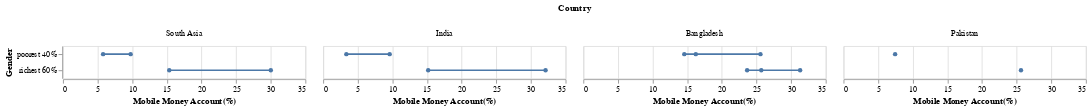

The cell this chart's notebook holds for it:
### Code cell
def mobile_income_gaps(df):
    income_df = df.filter(pl.col('group') == 'income')
    mobile_income_gap = alt.Chart(income_df).mark_line(point = True).encode(
        y = alt.Y('group2:N', title = 'Gender'),
        x = alt.X('mobileaccount_t_d:Q',title = 'Mobile Money Account(%)'),
        column = alt.Column('countrynewwb', title = 'Country', sort = south_asia_countries)
        
    )
    return mobile_income_gap

mobile_income_gaps(filter_south_asia(process_data(), True))

### Figure 1 — Vega-Lite specification as saved in the notebook (floating-point values rounded to 4 significant figures)
{"config": {"view": {"continuousWidth": 300, "continuousHeight": 300}}, "data": {"name": "data-de083beb7942fbc8d8c413e5db2d7247"}, "mark": {"type": "line", "point": true}, "encoding": {"column": {"field": "countrynewwb", "sort": ["South Asia", "India", "Bangladesh", "Pakistan"], "title": "Country", "type": "nominal"}, "x": {"field": "mobileaccount_t_d", "title": "Mobile Money Account(%)", "type": "quantitative"}, "y": {"field": "group2", "title": "Gender", "type": "nominal"}}, "$schema": "https://vega.github.io/schema/vega-lite/v5.20.1.json", "datasets": {"data-de083beb7942fbc8d8c413e5db2d7247": [{"countrynewwb": "Bangladesh", "codewb": "BGD", "year": 2011, "pop_adult": "100376575", "regionwb24_hi": "South Asia (excluding high income)", "incomegroupwb24": "Lower middle income", "group": "income", "group2": "richest 60%", "account_t_d": 40.18, "fiaccount_t_d": 40.18, "mobileaccount_t_d": null, "fin11a": null, "fin11b": null, "fin11c": null, "fin11f": null, "fin11d": null, "fin11e": null, "fin14a": null, "fin14b": null, "fin14c": null, "fin14d": null, "fin26a": null, "fin26b": null, "fin27a": null, "g20_made": null, "fin17f": null, "fin17a_17a1_d": 18.23, "fin17a": 18.23, "fin17b": null, "fin17c": null, "fin24aSD_ND": null}, {"countrynewwb": "Bangladesh", "codewb": "BGD", "year": 2011, "pop_adult": "100376575", "regionwb24_hi": "South Asia (excluding high income)", "incomegroupwb24": "Lower middle income", "group": "income", "group2": "poorest 40%", "account_t_d": 19.06, "fiaccount_t_d": 19.06, "mobileaccount_t_d": null, "fin11a": null, "fin11b": null, "fin11c": null, "fin11f": null, "fin11d": null, "fin11e": null, "fin14a": null, "fin14b": null, "fin14c": null, "fin14d": null, "fin26a": null, "fin26b": null, "fin27a": null, "g20_made": null, "fin17f": null, "fin17a_17a1_d": 14.24, "fin17a": 14.24, "fin17b": null, "fin17c": null, "fin24aSD_ND": null}, {"countrynewwb": "India", "codewb": "IND", "year": 2011, "pop_adult": "853745004", "regionwb24_hi": "South Asia (excluding high income)", "incomegroupwb24": "Lower middle income", "group": "income", "group2": "richest 60%", "account_t_d": 40.73, "fiaccount_t_d": 40.73, "mobileaccount_t_d": null, "fin11a": null, "fin11b": null, "fin11c": null, "fin11f": null, "fin11d": null, "fin11e": null, "fin14a": null, "fin14b": null, "fin14c": null, "fin14d": null, "fin26a": null, "fin26b": null, "fin27a": null, "g20_made": null, "fin17f": null, "fin17a_17a1_d": 12.4, "fin17a": 12.4, "fin17b": null, "fin17c": null, "fin24aSD_ND": null}, {"countrynewwb": "India", "codewb": "IND", "year": 2011, "pop_adult": "853745004", "regionwb24_hi": "South Asia (excluding high income)", "incomegroupwb24": "Lower middle income", "group": "income", "group2": "poorest 40%", "account_t_d": 26.97, "fiaccount_t_d": 26.97, "mobileaccount_t_d": null, "fin11a": null, "fin11b": null, "fin11c": null, "fin11f": null, "fin11d": null, "fin11e": null, "fin14a": null, "fin14b": null, "fin14c": null, "fin14d": null, "fin26a": null, "fin26b": null, "fin27a": null, "g20_made": null, "fin17f": null, "fin17a_17a1_d": 10.41, "fin17a": 10.41, "fin17b": null, "fin17c": null, "fin24aSD_ND": null}, {"countrynewwb": "Pakistan", "codewb": "PAK", "year": 2011, "pop_adult": "120857470", "regionwb24_hi": "South Asia (excluding high income)", "incomegroupwb24": "Lower middle income", "group": "income", "group2": "richest 60%", "account_t_d": 13.94, "fiaccount_t_d": 13.94, "mobileaccount_t_d": null, "fin11a": null, "fin11b": null, "fin11c": null, "fin11f": null, "fin11d": null, "fin11e": null, "fin14a": null, "fin14b": null, "fin14c": null, "fin14d": null, "fin26a": null, "fin26b": null, "fin27a": null, "g20_made": null, "fin17f": null, "fin17a_17a1_d": null, "fin17a": null, "fin17b": null, "fin17c": null, "fin24aSD_ND": null}, {"countrynewwb": "Pakistan", "codewb": "PAK", "year": 2011, "pop_adult": "120857470", "regionwb24_hi": "South Asia (excluding high income)", "incomegroupwb24": "Lower middle income", "group": "income", "group2": "poorest 40%", "account_t_d": 4.808, "fiaccount_t_d": 4.808, "mobileaccount_t_d": null, "fin11a": null, "fin11b": null, "fin11c": null, "fin11f": null, "fin11d": null, "fin11e": null, "fin14a": null, "fin14b": null, "fin14c": null, "fin14d": null, "fin26a": null, "fin26b": null, "fin27a": null, "g20_made": null, "fin17f": null, "fin17a_17a1_d": null, "fin17a": null, "fin17b": null, "fin17c": null, "fin24aSD_ND": null}, {"countrynewwb": "Bangladesh", "codewb": "BGD", "year": 2014, "pop_adult": "105778630", "regionwb24_hi": "South Asia (excluding high income)", "incomegroupwb24": "Lower middle income", "group": "income", "group2": "richest 60%", "account_t_d": 36.29, "fiaccount_t_d": 34.08, "mobileaccount_t_d": null, "fin11a": null, "fin11b": null, "fin11c": null, "fin11f": null, "fin11d": null, "fin11e": null, "fin14a": null, "fin14b": null, "fin14c": null, "fin14d": null, "fin26a": null, "fin26b": null, "fin27a": null, "g20_made": null, "fin17f": null, "fin17a_17a1_d": null, "fin17a": null, "fin17b": null, "fin17c": null, "fin24aSD_ND": null}, {"countrynewwb": "Bangladesh", "codewb": "BGD", "year": 2014, "pop_adult": "105778630", "regionwb24_hi": "South Asia (excluding high income)", "incomegroupwb24": "Lower middle income", "group": "income", "group2": "poorest 40%", "account_t_d": 23.03, "fiaccount_t_d": 21.72, "mobileaccount_t_d": null, "fin11a": null, "fin11b": null, "fin11c": null, "fin11f": null, "fin11d": null, "fin11e": null, "fin14a": null, "fin14b": null, "fin14c": null, "fin14d": null, "fin26a": null, "fin26b": null, "fin27a": null, "g20_made": null, "fin17f": null, "fin17a_17a1_d": null, "fin17a": null, "fin17b": null, "fin17c": null, "fin24aSD_ND": null}, {"countrynewwb": "India", "codewb": "IND", "year": 2014, "pop_adult": "907853291", "regionwb24_hi": "South Asia (excluding high income)", "incomegroupwb24": "Lower middle income", "group": "income", "group2": "richest 60%", "account_t_d": 59.48, "fiaccount_t_d": 58.93, "mobileaccount_t_d": null, "fin11a": null, "fin11b": null, "fin11c": null, "fin11f": null, "fin11d": null, "fin11e": null, "fin14a": null, "fin14b": null, "fin14c": null, "fin14d": null, "fin26a": null, "fin26b": null, "fin27a": null, "g20_made": 21.76, "fin17f": null, "fin17a_17a1_d": 19.1, "fin17a": 19.1, "fin17b": null, "fin17c": null, "fin24aSD_ND": null}, {"countrynewwb": "India", "codewb": "IND", "year": 2014, "pop_adult": "907853291", "regionwb24_hi": "South Asia (excluding high income)", "incomegroupwb24": "Lower middle income", "group": "income", "group2": "poorest 40%", "account_t_d": 43.61, "fiaccount_t_d": 43.48, "mobileaccount_t_d": null, "fin11a": null, "fin11b": null, "fin11c": null, "fin11f": null, "fin11d": null, "fin11e": null, "fin14a": null, "fin14b": null, "fin14c": null, "fin14d": null, "fin26a": null, "fin26b": null, "fin27a": null, "g20_made": 6.654, "fin17f": null, "fin17a_17a1_d": 7.234, "fin17a": 7.234, "fin17b": null, "fin17c": null, "fin24aSD_ND": null}, {"countrynewwb": "Pakistan", "codewb": "PAK", "year": 2014, "pop_adult": "128875593", "regionwb24_hi": "South Asia (excluding high income)", "incomegroupwb24": "Lower middle income", "group": "income", "group2": "richest 60%", "account_t_d": 15.21, "fiaccount_t_d": null, "mobileaccount_t_d": null, "fin11a": null, "fin11b": null, "fin11c": null, "fin11f": null, "fin11d": null, "fin11e": null, "fin14a": null, "fin14b": null, "fin14c": null, "fin14d": null, "fin26a": null, "fin26b": null, "fin27a": null, "g20_made": null, "fin17f": null, "fin17a_17a1_d": null, "fin17a": null, "fin17b": null, "fin17c": 12.97, "fin24aSD_ND": null}, {"countrynewwb": "Pakistan", "codewb": "PAK", "year": 2014, "pop_adult": "128875593", "regionwb24_hi": "South Asia (excluding high income)", "incomegroupwb24": "Lower middle income", "group": "income", "group2": "poorest 40%", "account_t_d": 9.755, "fiaccount_t_d": null, "mobileaccount_t_d": null, "fin11a": null, "fin11b": null, "fin11c": null, "fin11f": null, "fin11d": null, "fin11e": null, "fin14a": null, "fin14b": null, "fin14c": null, "fin14d": null, "fin26a": null, "fin26b": null, "fin27a": null, "g20_made": null, "fin17f": null, "fin17a_17a1_d": null, "fin17a": null, "fin17b": null, "fin17c": 9.038, "fin24aSD_ND": null}, {"countrynewwb": "Bangladesh", "codewb": "BGD", "year": 2017, "pop_adult": "111658076", "regionwb24_hi": "South Asia (excluding high income)", "incomegroupwb24": "Lower middle income", "group": "income", "group2": "richest 60%", "account_t_d": 56.68, "fiaccount_t_d": 46.12, "mobileaccount_t_d": 25.69, "fin11a": null, "fin11b": null, "fin11c": null, "fin11f": null, "fin11d": null, "fin11e": null, "fin14a": null, "fin14b": null, "fin14c": null, "fin14d": null, "fin26a": null, "fin26b": null, "fin27a": null, "g20_made": 35.2, "fin17f": null, "fin17a_17a1_d": null, "fin17a": null, "fin17b": null, "fin17c": 11.61, "fin24aSD_ND": null}, {"countrynewwb": "Bangladesh", "codewb": "BGD", "year": 2017, "pop_adult": "111658076", "regionwb24_hi": "South Asia (excluding high income)", "incomegroupwb24": "Lower middle income", "group": "income", "group2": "poorest 40%", "account_t_d": 40.08, "fiaccount_t_d": 33.24, "mobileaccount_t_d": 14.57, "fin11a": null, "fin11b": null, "fin11c": null, "fin11f": null, "fin11d": null, "fin11e": null, "fin14a": null, "fin14b": null, "fin14c": null, "fin14d": null, "fin26a": null, "fin26b": null, "fin27a": null, "g20_made": 22.52, "fin17f": null, "fin17a_17a1_d": null, "fin17a": null, "fin17b": null, "fin17c": 11.85, "fin24aSD_ND": null}, {"countrynewwb": "India", "codewb": "IND", "year": 2017, "pop_adult": "962463650", "regionwb24_hi": "South Asia (excluding high income)", "incomegroupwb24": "Lower middle income", "group": "income", "group2": "richest 60%", "account_t_d": 81.74, "fiaccount_t_d": 81.68, "mobileaccount_t_d": null, "fin11a": null, "fin11b": null, "fin11c": null, "fin11f": null, "fin11d": null, "fin11e": null, "fin14a": null, "fin14b": null, "fin14c": null, "fin14d": null, "fin26a": null, "fin26b": null, "fin27a": null, "g20_made": 26.24, "fin17f": null, "fin17a_17a1_d": 24.81, "fin17a": 24.81, "fin17b": null, "fin17c": null, "fin24aSD_ND": null}, {"countrynewwb": "India", "codewb": "IND", "year": 2017, "pop_adult": "962463650", "regionwb24_hi": "South Asia (excluding high income)", "incomegroupwb24": "Lower middle income", "group": "income", "group2": "poorest 40%", "account_t_d": 77.08, "fiaccount_t_d": 77.08, "mobileaccount_t_d": null, "fin11a": null, "fin11b": null, "fin11c": null, "fin11f": null, "fin11d": null, "fin11e": null, "fin14a": null, "fin14b": null, "fin14c": null, "fin14d": null, "fin26a": null, "fin26b": null, "fin27a": null, "g20_made": 10.56, "fin17f": null, "fin17a_17a1_d": 11.79, "fin17a": 11.79, "fin17b": null, "fin17c": null, "fin24aSD_ND": null}, {"countrynewwb": "Pakistan", "codewb": "PAK", "year": 2017, "pop_adult": "135055510", "regionwb24_hi": "South Asia (excluding high income)", "incomegroupwb24": "Lower middle income", "group": "income", "group2": "richest 60%", "account_t_d": 26.0, "fiaccount_t_d": 21.55, "mobileaccount_t_d": null, "fin11a": null, "fin11b": null, "fin11c": null, "fin11f": null, "fin11d": null, "fin11e": null, "fin14a": null, "fin14b": null, "fin14c": null, "fin14d": null, "fin26a": null, "fin26b": null, "fin27a": null, "g20_made": 18.5, "fin17f": null, "fin17a_17a1_d": null, "fin17a": null, "fin17b": null, "fin17c": 25.08, "fin24aSD_ND": null}, {"countrynewwb": "Pakistan", "codewb": "PAK", "year": 2017, "pop_adult": "135055510", "regionwb24_hi": "South Asia (excluding high income)", "incomegroupwb24": "Lower middle income", "group": "income", "group2": "poorest 40%", "account_t_d": 14.22, "fiaccount_t_d": 12.79, "mobileaccount_t_d": null, "fin11a": null, "fin11b": null, "fin11c": null, "fin11f": null, "fin11d": null, "fin11e": null, "fin14a": null, "fin14b": null, "fin14c": null, "fin14d": null, "fin26a": null, "fin26b": null, "fin27a": null, "g20_made": 8.029, "fin17f": null, "fin17a_17a1_d": null, "fin17a": null, "fin17b": null, "fin17c": 15.16, "fin24aSD_ND": null}, {"countrynewwb": "Bangladesh", "codewb": "BGD", "year": 2021, "pop_adult": "117641793", "regionwb24_hi": "South Asia (excluding high income)", "incomegroupwb24": "Lower middle income", "group": "income", "group2": "richest 60%", "account_t_d": 55.57, "fiaccount_t_d": 40.51, "mobileaccount_t_d": 31.3, "fin11a": null, "fin11b": null, "fin11c": null, "fin11f": null, "fin11d": null, "fin11e": null, "fin14a": null, "fin14b": null, "fin14c": null, "fin14d": null, "fin26a": 12.37, "fin26b": null, "fin27a": null, "g20_made": 43.92, "fin17f": null, "fin17a_17a1_d": null, "fin17a": null, "fin17b": null, "fin17c": null, "fin24aSD_ND": 45.21}, {"countrynewwb": "Bangladesh", "codewb": "BGD", "year": 2021, "pop_adult": "117641793", "regionwb24_hi": "South Asia (excluding high income)", "incomegroupwb24": "Lower middle income", "group": "income", "group2": "poorest 40%", "account_t_d": 48.65, "fiaccount_t_d": 33.44, "mobileaccount_t_d": 25.57, "fin11a": null, "fin11b": null, "fin11c": null, "fin11f": null, "fin11d": null, "fin11e": null, "fin14a": null, "fin14b": null, "fin14c": null, "fin14d": null, "fin26a": 7.753, "fin26b": null, "fin27a": null, "g20_made": 35.56, "fin17f": null, "fin17a_17a1_d": null, "fin17a": null, "fin17b": null, "fin17c": null, "fin24aSD_ND": 26.21}, {"countrynewwb": "India", "codewb": "IND", "year": 2021, "pop_adult": "1033092817", "regionwb24_hi": "South Asia (excluding high income)", "incomegroupwb24": "Lower middle income", "group": "income", "group2": "richest 60%", "account_t_d": 77.05, "fiaccount_t_d": 76.74, "mobileaccount_t_d": 15.16, "fin11a": null, "fin11b": null, "fin11c": null, "fin11f": null, "fin11d": null, "fin11e": null, "fin14a": null, "fin14b": null, "fin14c": null, "fin14d": null, "fin26a": null, "fin26b": null, "fin27a": null, "g20_made": 32.63, "fin17f": null, "fin17a_17a1_d": 18.23, "fin17a": 16.43, "fin17b": null, "fin17c": null, "fin24aSD_ND": 42.63}, {"countrynewwb": "India", "codewb": "IND", "year": 2021, "pop_adult": "1033092817", "regionwb24_hi": "South Asia (excluding high income)", "incomegroupwb24": "Lower middle income", "group": "income", "group2": "poorest 40%", "account_t_d": 78.25, "fiaccount_t_d": 78.15, "mobileaccount_t_d": 3.344, "fin11a": null, "fin11b": null, "fin11c": null, "fin11f": null, "fin11d": null, "fin11e": null, "fin14a": null, "fin14b": null, "fin14c": null, "fin14d": null, "fin26a": null, "fin26b": null, "fin27a": null, "g20_made": 11.72, "fin17f": null, "fin17a_17a1_d": 7.864, "fin17a": 7.22, "fin17b": null, "fin17c": null, "fin24aSD_ND": 14.23}, {"countrynewwb": "Pakistan", "codewb": "PAK", "year": 2021, "pop_adult": "146030491", "regionwb24_hi": "South Asia (excluding high income)", "incomegroupwb24": "Lower middle income", "group": "income", "group2": "richest 60%", "account_t_d": 23.21, "fiaccount_t_d": 18.1, "mobileaccount_t_d": null, "fin11a": null, "fin11b": null, "fin11c": null, "fin11f": null, "fin11d": null, "fin11e": null, "fin14a": null, "fin14b": null, "fin14c": null, "fin14d": null, "fin26a": null, "fin26b": null, "fin27a": null, "g20_made": 15.86, "fin17f": null, "fin17a_17a1_d": null, "fin17a": null, "fin17b": null, "fin17c": null, "fin24aSD_ND": 35.22}, {"countrynewwb": "Pakistan", "codewb": "PAK", "year": 2021, "pop_adult": "146030491", "regionwb24_hi": "South Asia (excluding high income)", "incomegroupwb24": "Lower middle income", "group": "income", "group2": "poorest 40%", "account_t_d": 17.61, "fiaccount_t_d": 13.55, "mobileaccount_t_d": null, "fin11a": null, "fin11b": null, "fin11c": null, "fin11f": null, "fin11d": null, "fin11e": null, "fin14a": null, "fin14b": null, "fin14c": null, "fin14d": null, "fin26a": null, "fin26b": null, "fin27a": null, "g20_made": 13.38, "fin17f": null, "fin17a_17a1_d": null, "fin17a": null, "fin17b": null, "fin17c": null, "fin24aSD_ND": 21.99}, {"countrynewwb": "Bangladesh", "codewb": "BGD", "year": 2024, "pop_adult": "122837439", "regionwb24_hi": "South Asia (excluding high income)", "incomegroupwb24": "Lower middle income", "group": "income", "group2": "richest 60%", "account_t_d": 48.19, "fiaccount_t_d": 38.21, "mobileaccount_t_d": 23.64, "fin11a": null, "fin11b": 10.1, "fin11c": null, "fin11f": null, "fin11d": 46.39, "fin11e": 15.93, "fin14a": null, "fin14b": null, "fin14c": null, "fin14d": 36.08, "fin26a": null, "fin26b": null, "fin27a": null, "g20_made": 33.91, "fin17f": null, "fin17a_17a1_d": 14.38, "fin17a": null, "fin17b": null, "fin17c": null, "fin24aSD_ND": 46.85}, {"countrynewwb": "Bangladesh", "codewb": "BGD", "year": 2024, "pop_adult": "122837439", "regionwb24_hi": "South Asia (excluding high income)", "incomegroupwb24": "Lower middle income", "group": "income", "group2": "poorest 40%", "account_t_d": 35.55, "fiaccount_t_d": 24.64, "mobileaccount_t_d": 16.23, "fin11a": null, "fin11b": 14.88, "fin11c": null, "fin11f": null, "fin11d": 67.76, "fin11e": 5.937, "fin14a": null, "fin14b": null, "fin14c": null, "fin14d": 51.47, "fin26a": null, "fin26b": null, "fin27a": null, "g20_made": 19.02, "fin17f": null, "fin17a_17a1_d": 4.686, "fin17a": null, "fin17b": null, "fin17c": null, "fin24aSD_ND": 18.34}, {"countrynewwb": "India", "codewb": "IND", "year": 2024, "pop_adult": "1077731602", "regionwb24_hi": "South Asia (excluding high income)", "incomegroupwb24": "Lower middle income", "group": "income", "group2": "richest 60%", "account_t_d": 90.83, "fiaccount_t_d": 90.25, "mobileaccount_t_d": 32.11, "fin11a": null, "fin11b": null, "fin11c": null, "fin11f": null, "fin11d": null, "fin11e": null, "fin14a": null, "fin14b": null, "fin14c": null, "fin14d": null, "fin26a": 21.05, "fin26b": 23.34, "fin27a": null, "g20_made": 38.13, "fin17f": null, "fin17a_17a1_d": 35.05, "fin17a": 31.07, "fin17b": 15.61, "fin17c": 16.0, "fin24aSD_ND": 37.72}, {"countrynewwb": "India", "codewb": "IND", "year": 2024, "pop_adult": "1077731602", "regionwb24_hi": "South Asia (excluding high income)", "incomegroupwb24": "Lower middle income", "group": "income", "group2": "poorest 40%", "account_t_d": 86.32, "fiaccount_t_d": 86.26, "mobileaccount_t_d": 9.598, "fin11a": null, "fin11b": null, "fin11c": null, "fin11f": null, "fin11d": null, "fin11e": null, "fin14a": null, "fin14b": null, "fin14c": null, "fin14d": null, "fin26a": 6.347, "fin26b": 5.53, "fin27a": null, "g20_made": 16.14, "fin17f": null, "fin17a_17a1_d": 14.9, "fin17a": 13.03, "fin17b": 3.9, "fin17c": 8.706, "fin24aSD_ND": 18.7}, {"countrynewwb": "Pakistan", "codewb": "PAK", "year": 2024, "pop_adult": "155833628", "regionwb24_hi": "South Asia (excluding high income)", "incomegroupwb24": "Lower middle income", "group": "income", "group2": "richest 60%", "account_t_d": 36.41, "fiaccount_t_d": 24.26, "mobileaccount_t_d": 25.62, "fin11a": 22.41, "fin11b": 34.67, "fin11c": 19.82, "fin11f": 16.45, "fin11d": 48.47, "fin11e": 13.26, "fin14a": 11.99, "fin14b": 28.86, "fin14c": 16.08, "fin14d": 41.95, "fin26a": null, "fin26b": null, "fin27a": null, "g20_made": 27.31, "fin17f": null, "fin17a_17a1_d": 16.45, "fin17a": null, "fin17b": null, "fin17c": 21.72, "fin24aSD_ND": 39.64}, {"countrynewwb": "Pakistan", "codewb": "PAK", "year": 2024, "pop_adult": "155833628", "regionwb24_hi": "South Asia (excluding high income)", "incomegroupwb24": "Lower middle income", "group": "income", "group2": "poorest 40%", "account_t_d": 13.61, "fiaccount_t_d": 9.302, "mobileaccount_t_d": 7.445, "fin11a": 31.33, "fin11b": 47.15, "fin11c": 23.79, "fin11f": 17.91, "fin11d": 57.51, "fin11e": 12.45, "fin14a": 26.33, "fin14b": 44.62, "fin14c": 21.23, "fin14d": 55.34, "fin26a": null, "fin26b": null, "fin27a": null, "g20_made": 9.595, "fin17f": null, "fin17a_17a1_d": 6.974, "fin17a": null, "fin17b": null, "fin17c": 9.267, "fin24aSD_ND": 23.54}, {"countrynewwb": "South Asia", "codewb": "SAS", "year": 2011, "pop_adult": "NA", "regionwb24_hi": "NA", "incomegroupwb24": "NA", "group": "income", "group2": "richest 60%", "account_t_d": 37.79, "fiaccount_t_d": 37.79, "mobileaccount_t_d": null, "fin11a": null, "fin11b": null, "fin11c": null, "fin11f": null, "fin11d": null, "fin11e": null, "fin14a": null, "fin14b": null, "fin14c": null, "fin14d": null, "fin26a": null, "fin26b": null, "fin27a": null, "g20_made": null, "fin17f": null, "fin17a_17a1_d": 11.92, "fin17a": 11.92, "fin17b": null, "fin17c": null, "fin24aSD_ND": null}, {"countrynewwb": "South Asia", "codewb": "SAS", "year": 2011, "pop_adult": "NA", "regionwb24_hi": "NA", "incomegroupwb24": "NA", "group": "income", "group2": "poorest 40%", "account_t_d": 23.8, "fiaccount_t_d": 23.8, "mobileaccount_t_d": null, "fin11a": null, "fin11b": null, "fin11c": null, "fin11f": null, "fin11d": null, "fin11e": null, "fin14a": null, "fin14b": null, "fin14c": null, "fin14d": null, "fin26a": null, "fin26b": null, "fin27a": null, "g20_made": null, "fin17f": null, "fin17a_17a1_d": 9.734, "fin17a": 9.734, "fin17b": null, "fin17c": null, "fin24aSD_ND": null}, {"countrynewwb": "South Asia", "codewb": "SAS", "year": 2014, "pop_adult": "NA", "regionwb24_hi": "NA", "incomegroupwb24": "NA", "group": "income", "group2": "richest 60%", "account_t_d": 52.02, "fiaccount_t_d": 50.91, "mobileaccount_t_d": null, "fin11a": null, "fin11b": null, "fin11c": null, "fin11f": null, "fin11d": null, "fin11e": null, "fin14a": null, "fin14b": null, "fin14c": null, "fin14d": null, "fin26a": null, "fin26b": null, "fin27a": null, "g20_made": 18.43, "fin17f": null, "fin17a_17a1_d": 16.76, "fin17a": 16.76, "fin17b": null, "fin17c": null, "fin24aSD_ND": null}, {"countrynewwb": "South Asia", "codewb": "SAS", "year": 2014, "pop_adult": "NA", "regionwb24_hi": "NA", "incomegroupwb24": "NA", "group": "income", "group2": "poorest 40%", "account_t_d": 37.76, "fiaccount_t_d": 37.1, "mobileaccount_t_d": null, "fin11a": null, "fin11b": null, "fin11c": null, "fin11f": null, "fin11d": null, "fin11e": null, "fin14a": null, "fin14b": null, "fin14c": null, "fin14d": null, "fin26a": null, "fin26b": null, "fin27a": null, "g20_made": 6.039, "fin17f": null, "fin17a_17a1_d": 6.469, "fin17a": 6.469, "fin17b": null, "fin17c": null, "fin24aSD_ND": null}, {"countrynewwb": "South Asia", "codewb": "SAS", "year": 2017, "pop_adult": "NA", "regionwb24_hi": "NA", "incomegroupwb24": "NA", "group": "income", "group2": "richest 60%", "account_t_d": 72.03, "fiaccount_t_d": 70.56, "mobileaccount_t_d": null, "fin11a": null, "fin11b": null, "fin11c": null, "fin11f": null, "fin11d": null, "fin11e": null, "fin14a": null, "fin14b": null, "fin14c": null, "fin14d": null, "fin26a": null, "fin26b": null, "fin27a": null, "g20_made": 25.83, "fin17f": null, "fin17a_17a1_d": 21.78, "fin17a": 21.78, "fin17b": null, "fin17c": 12.57, "fin24aSD_ND": null}, {"countrynewwb": "South Asia", "codewb": "SAS", "year": 2017, "pop_adult": "NA", "regionwb24_hi": "NA", "incomegroupwb24": "NA", "group": "income", "group2": "poorest 40%", "account_t_d": 65.49, "fiaccount_t_d": 64.73, "mobileaccount_t_d": null, "fin11a": null, "fin11b": null, "fin11c": null, "fin11f": null, "fin11d": null, "fin11e": null, "fin14a": null, "fin14b": null, "fin14c": null, "fin14d": null, "fin26a": null, "fin26b": null, "fin27a": null, "g20_made": 11.48, "fin17f": null, "fin17a_17a1_d": 10.19, "fin17a": 10.19, "fin17b": null, "fin17c": 6.759, "fin24aSD_ND": null}, {"countrynewwb": "South Asia", "codewb": "SAS", "year": 2021, "pop_adult": "NA", "regionwb24_hi": "NA", "incomegroupwb24": "NA", "group": "income", "group2": "richest 60%", "account_t_d": 68.25, "fiaccount_t_d": 66.14, "mobileaccount_t_d": 15.34, "fin11a": null, "fin11b": null, "fin11c": null, "fin11f": null, "fin11d": null, "fin11e": null, "fin14a": null, "fin14b": null, "fin14c": null, "fin14d": null, "fin26a": null, "fin26b": null, "fin27a": null, "g20_made": 31.4, "fin17f": null, "fin17a_17a1_d": 15.9, "fin17a": 14.3, "fin17b": null, "fin17c": null, "fin24aSD_ND": 42.7}, {"countrynewwb": "South Asia", "codewb": "SAS", "year": 2021, "pop_adult": "NA", "regionwb24_hi": "NA", "incomegroupwb24": "NA", "group": "income", "group2": "poorest 40%", "account_t_d": 67.61, "fiaccount_t_d": 65.75, "mobileaccount_t_d": 5.785, "fin11a": null, "fin11b": null, "fin11c": null, "fin11f": null, "fin11d": null, "fin11e": null, "fin14a": null, "fin14b": null, "fin14c": null, "fin14d": null, "fin26a": null, "fin26b": null, "fin27a": null, "g20_made": 14.15, "fin17f": null, "fin17a_17a1_d": 7.041, "fin17a": 6.484, "fin17b": null, "fin17c": null, "fin24aSD_ND": 16.99}, {"countrynewwb": "South Asia", "codewb": "SAS", "year": 2024, "pop_adult": "NA", "regionwb24_hi": "NA", "incomegroupwb24": "NA", "group": "income", "group2": "richest 60%", "account_t_d": 80.43, "fiaccount_t_d": 77.69, "mobileaccount_t_d": 30.0, "fin11a": null, "fin11b": 8.33, "fin11c": null, "fin11f": null, "fin11d": 14.38, "fin11e": null, "fin14a": null, "fin14b": null, "fin14c": null, "fin14d": null, "fin26a": 18.99, "fin26b": 19.85, "fin27a": null, "g20_made": 36.21, "fin17f": null, "fin17a_17a1_d": 30.93, "fin17a": 26.96, "fin17b": null, "fin17c": 15.94, "fin24aSD_ND": 39.28}, {"countrynewwb": "South Asia", "codewb": "SAS", "year": 2024, "pop_adult": "NA", "regionwb24_hi": "NA", "incomegroupwb24": "NA", "group": "income", "group2": "poorest 40%", "account_t_d": 73.25, "fiaccount_t_d": 71.75, "mobileaccount_t_d": 9.765, "fin11a": null, "fin11b": 13.37, "fin11c": null, "fin11f": null, "fin11d": 19.57, "fin11e": null, "fin14a": null, "fin14b": null, "fin14c": null, "fin14d": null, "fin26a": 5.614, "fin26b": 4.685, "fin27a": null, "g20_made": 15.64, "fin17f": null, "fin17a_17a1_d": 13.07, "fin17a": 11.15, "fin17b": null, "fin17c": 8.796, "fin24aSD_ND": 19.47}]}}
